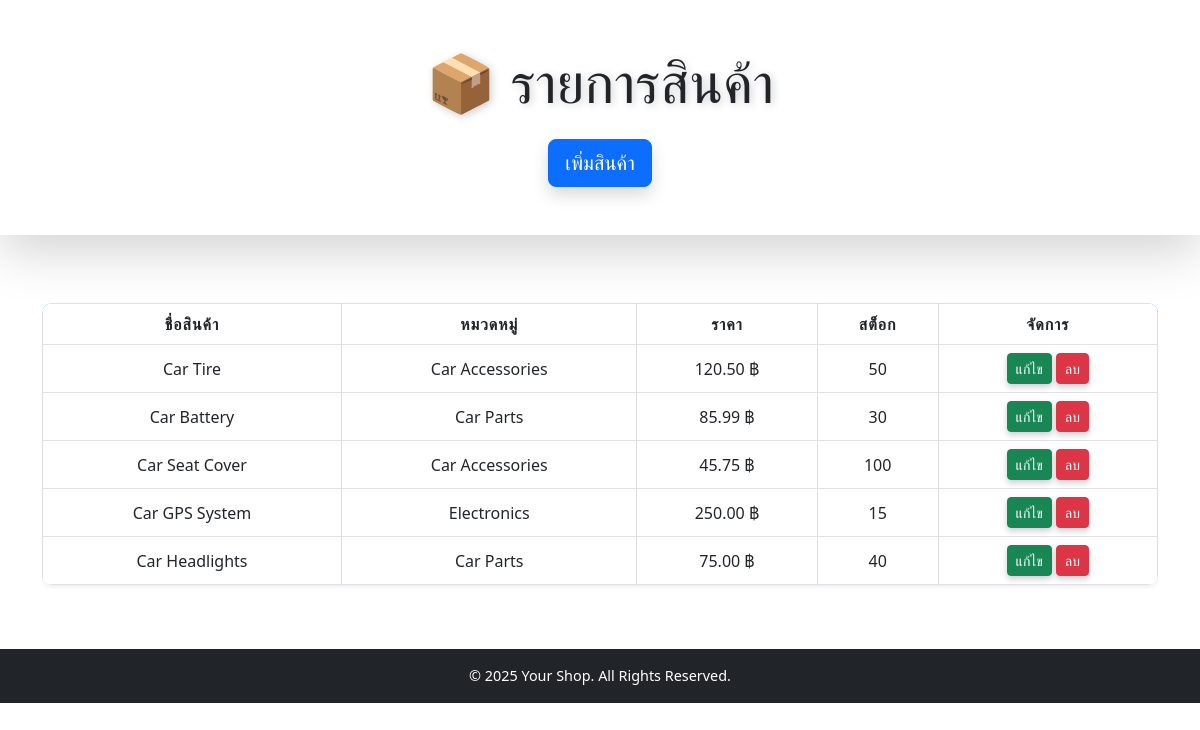
The page / on the database its author committed.
### tables this page shows
CREATE TABLE `products` (
  `id` int(6) UNSIGNED NOT NULL,
  `name` varchar(100) NOT NULL,
  `category` varchar(100) NOT NULL,
  `price` decimal(10,2) NOT NULL,
  `description` text NOT NULL,
  `image` varchar(255) DEFAULT NULL,
  `attributes` varchar(255) DEFAULT NULL,
  `stock` int(6) NOT NULL,
  `created_at` timestamp NOT NULL DEFAULT current_timestamp(),
  `updated_at` timestamp NOT NULL DEFAULT current_timestamp() ON UPDATE current_timestamp()
);

### index.php (the view, shortened to what this page needs)
<?php
require_once 'db/connect.php';
$result = $conn->query("SELECT * FROM products");
?>
<!DOCTYPE html>
<html lang="en">
<head>
    <link rel="stylesheet" href="style.css">
    <link href="https://cdn.jsdelivr.net/npm/bootstrap@5.3.0/dist/css/bootstrap.min.css" rel="stylesheet">
</head>
<body>
    <header class="bg-gradient text-dark py-5 text-center shadow-lg">
        <div class="container">
            <h1 class="display-4">📦 รายการสินค้า</h1>
            <a href="add.php" class="btn btn-lg btn-primary mt-4 shadow">เพิ่มสินค้า</a>
        </div>
    </header>
    <main class="py-5">
        <div class="container">
            <div class="table-responsive">
                <table class="table table-hover table-bordered align-middle shadow-sm">
                    <thead class="bg-primary text-white text-center">
                        <tr>
                            <th>ชื่อสินค้า</th>
                            <th>หมวดหมู่</th>
                            <th>ราคา</th>
                            <th>สต็อก</th>
                            <th>จัดการ</th>
                        </tr>
                    </thead>
                    <tbody>
                        <?php while ($row = $result->fetch_assoc()) { ?>
                            <tr class="text-center">
                                <td><?= htmlspecialchars($row['name']) ?></td>
                                <td><?= htmlspecialchars($row['category']) ?></td>
                                <td><?= htmlspecialchars($row['price']) ?> ฿</td>
                                <td><?= htmlspecialchars($row['stock']) ?></td>
                                <td>
                                    <a href="edit.php?id=<?= $row['id'] ?>" class="btn btn-sm btn-success">แก้ไข</a>
                                    <a href="delete.php?id=<?= $row['id'] ?>" class="btn btn-sm btn-danger"
                                       onclick="return confirm('คุณต้องการลบสินค้านี้หรือไม่?')">ลบ</a>
                                </td>
                            </tr>
                        <?php } ?>
                    </tbody>
                </table>
            </div>
        </div>
    </main>
    <footer class="bg-dark text-white text-center py-3">
        <p>© <?= date("Y") ?> Your Shop. All Rights Reserved.</p>
    </footer>
</body>
</html>

### style.css (style rules this page uses)
header { background: linear-gradient(135deg, #4facfe, #00f2fe); color: #333; text-align: center; padding: 20px 0; box-shadow: 0px 4px 10px rgba(0, 0, 0, 0.1); }
header h1 { font-weight: 700; margin: 0; font-size: 2.5rem; text-shadow: 2px 2px 8px rgba(0, 0, 0, 0.2); }
header a { color: #fff; background: #7b629e; padding: 10px 20px; font-size: 1.2rem; border-radius: 50px; text-decoration: none; margin-top: 15px; display: inline-block; transition: all 0.3s ease; }
footer { background: #333; color: #fff; text-align: center; padding: 15px 0; font-size: 1rem; }
footer p { margin: 0; font-weight: 300; font-size: 0.9rem; }
button, .btn { font-family: 'Poppins', Arial, sans-serif; border: none; border-radius: 25px; padding: 10px 20px; background: #9b7ec6; color: #fff; font-size: 1rem; cursor: pointer; transition: all 0.3s ease; box-shadow: 0 3px 6px rgba(0, 0, 0, 0.2); }
table { width: 100%; margin: 20px 0; border-collapse: collapse; box-shadow: 0 0 15px rgba(0, 0, 0, 0.1); border-radius: 10px; overflow: hidden; background-color: #fff; }
table thead { background-color: #9b7ec6; color: #fff; text-transform: uppercase; letter-spacing: 1px; }
table th, table td { padding: 15px; text-align: center; border: 1px solid #ddd; }
table tbody tr:nth-child(even) { background-color: #f7f7f7; }
a { color: #9b7ec6; text-decoration: none; transition: color 0.3s ease; }

### rows shown on the page
products: name "Car Tire", category "Car Accessories", price "120.50", stock "50"
products: name "Car Battery", category "Car Parts", price "85.99", stock "30"
products: name "Car Seat Cover", category "Car Accessories", price "45.75", stock "100"
products: name "Car GPS System", category "Electronics", price "250.00", stock "15"
products: name "Car Headlights", category "Car Parts", price "75.00", stock "40"
